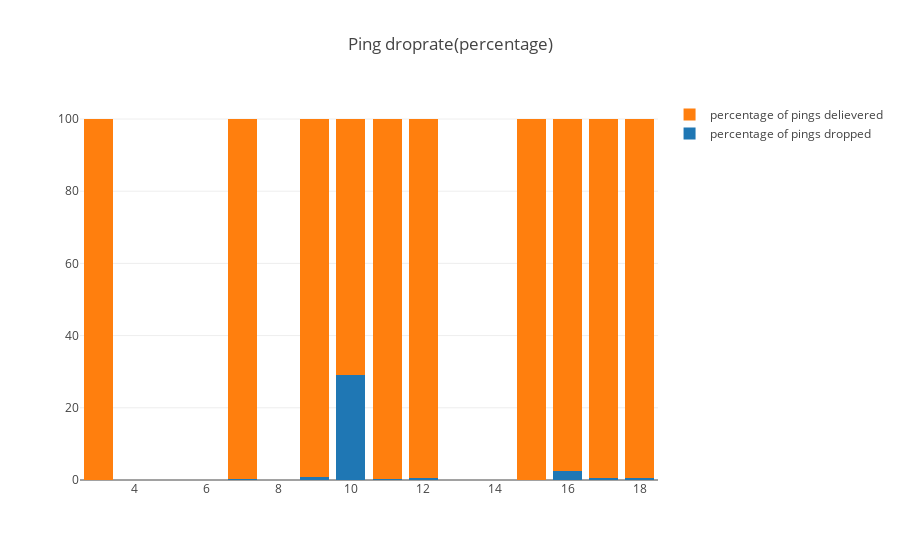
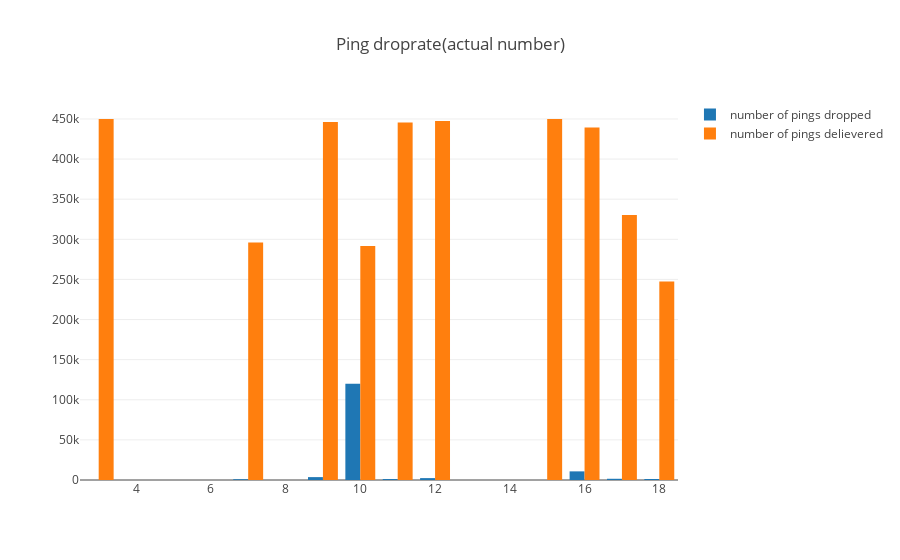

Write notebook code for charts like these, in order.
### Code cell
ping_counts_dec1=list(filter(lambda a: a != 0, ping_counts_dec))
pingdroprate_counts_dec1=list(filter(lambda a: a != 0, pingdroprate_counts_dec))
trace1 = go.Bar(
            x=device_numbers_dec,
            y=[(a / b)*100 for a, b in zip(pingdroprate_counts_dec1, ping_counts_dec1)],
            name='percentage of pings dropped',
    )
trace2 = go.Bar(
            x=device_numbers_dec,
            y=[((b-a) / b)*100 for a, b in zip(pingdroprate_counts_dec1, ping_counts_dec1)],
            name='percentage of pings delievered',
    
    )

data1 = [trace1, trace2]

trace3 = go.Bar(
            x=device_numbers_dec,
            y=pingdroprate_counts_dec1,
            name='number of pings dropped',
    )
trace4 = go.Bar(
            x=device_numbers_dec,
            y=[(b-a)  for a, b in zip(pingdroprate_counts_dec1, ping_counts_dec1)],
            name='number of pings delievered',
    
    )

data2 = [trace3, trace4]

layout1 = go.Layout(
        barmode='stack',
        title="Ping droprate(percentage)"
    )
layout2 = go.Layout(
        #barmode='stack',
        title="Ping droprate(actual number)"
    )
fig1 = go.Figure(data=data1, layout=layout1)
fig2 = go.Figure(data=data2, layout=layout2)
iplot(fig1)
iplot(fig2)

### Figure 1 — Plotly figure (JSON) as saved in the notebook; plotly's stock layout.template omitted (floating-point values rounded to 4 significant figures)
{"data": [{"name": "percentage of pings dropped", "type": "bar", "x": [3, 7, 9, 10, 11, 12, 15, 16, 17, 18], "y": [0.002222, 0.3281, 0.8002, 29.12, 0.2667, 0.5225, 0.009556, 2.391, 0.459, 0.4949]}, {"name": "percentage of pings delievered", "type": "bar", "x": [3, 7, 9, 10, 11, 12, 15, 16, 17, 18], "y": [100.0, 99.67, 99.2, 70.88, 99.73, 99.48, 99.99, 97.61, 99.54, 99.51]}], "layout": {"barmode": "stack", "title": "Ping droprate(percentage)"}}

### Figure 2 — Plotly figure (JSON) as saved in the notebook; plotly's stock layout.template omitted (floating-point values rounded to 4 significant figures)
{"data": [{"name": "number of pings dropped", "type": "bar", "x": [3, 7, 9, 10, 11, 12, 15, 16, 17, 18], "y": [10, 975, 3601, 119841, 1192, 2351, 43, 10760, 1523, 1231]}, {"name": "number of pings delievered", "type": "bar", "x": [3, 7, 9, 10, 11, 12, 15, 16, 17, 18], "y": [449975, 296164, 446384, 291657, 445729, 447634, 449942, 439226, 330315, 247484]}], "layout": {"title": "Ping droprate(actual number)"}}
